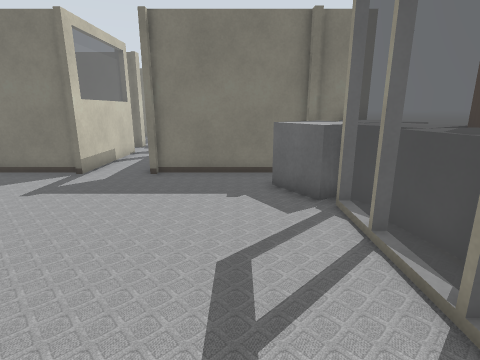
View 1 (above)

24 first-person views from a walk through a robot-simulator world made for Gazebo. The camera is 1.2 m above the floor, tilts 14° down and sees 80° across. The lines on the ground mark 1 m squares. The floor is counted in squares, 0.5 m on a side. Each view is taken from the middle of a square. On the plan, view 1 faces up. The plan holds only what a view shows up to about 18 squares ahead; the rest is blank. The place goes on beyond the plan.

View 2
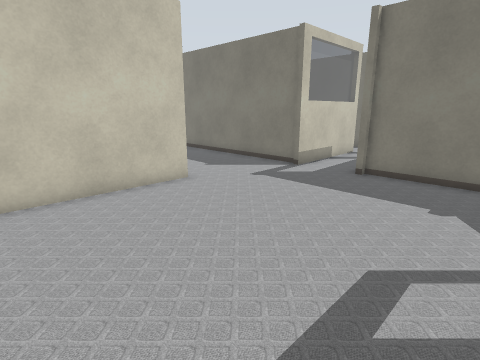

View 3
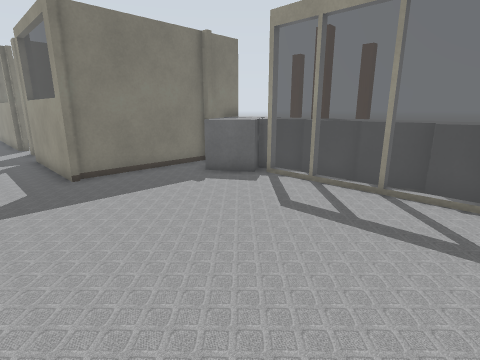

View 4
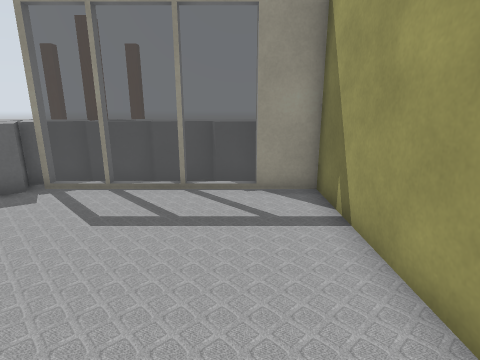

View 5
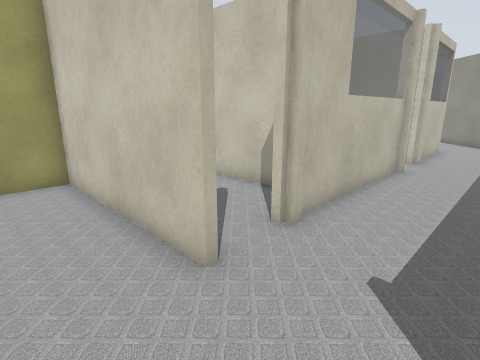

View 6
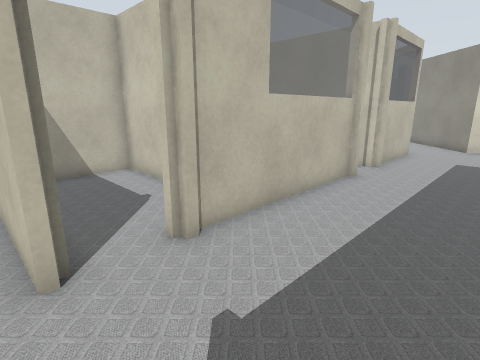

View 7
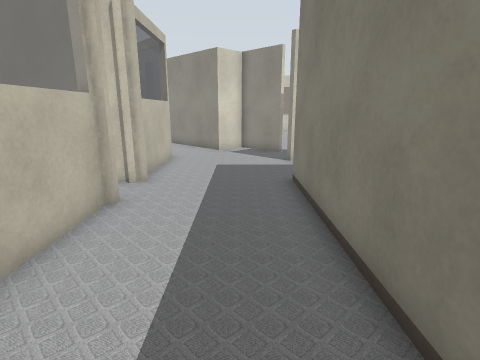

View 8
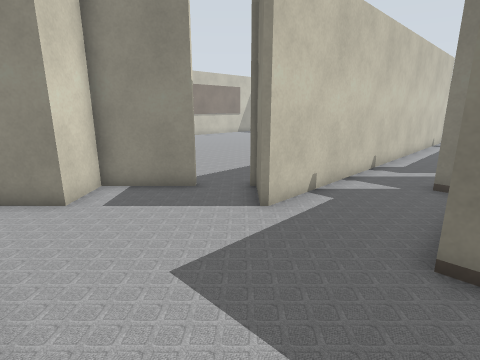

View 9
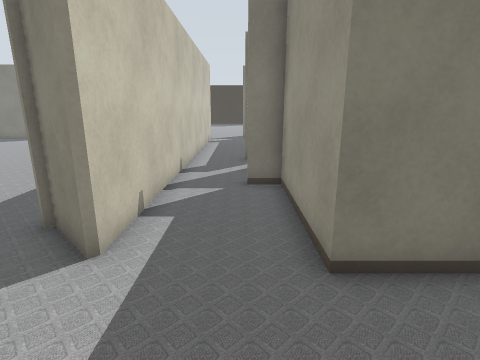

View 10
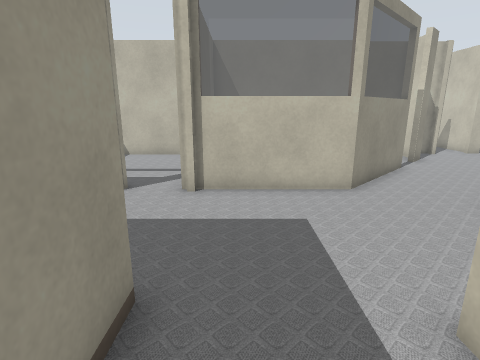

View 11
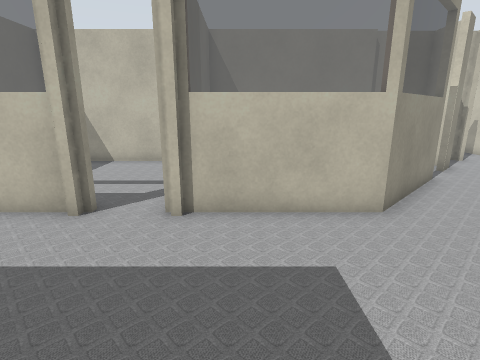

View 12
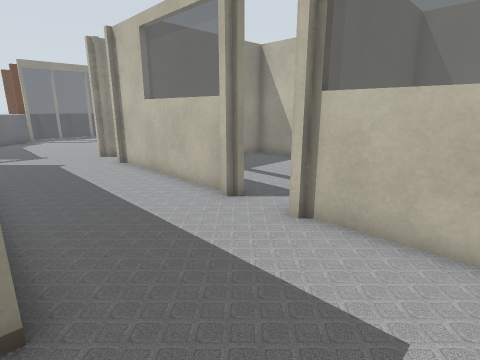

View 13
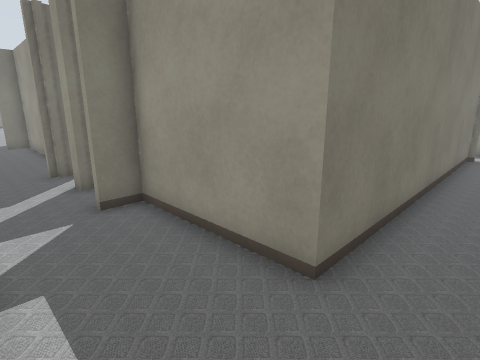

View 14
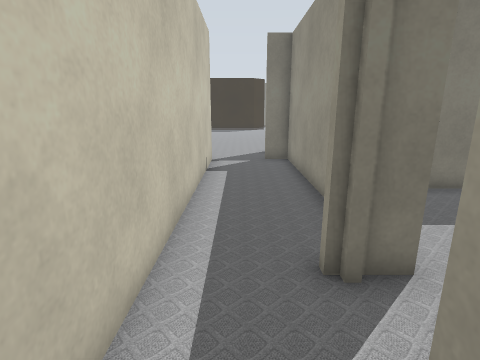

View 15
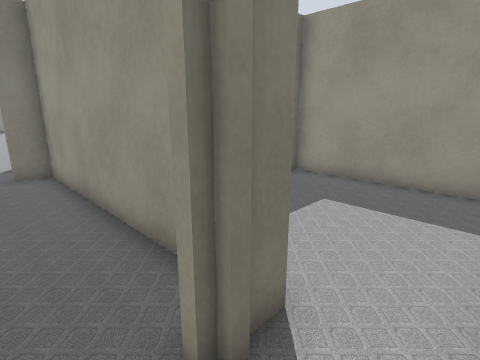

View 16
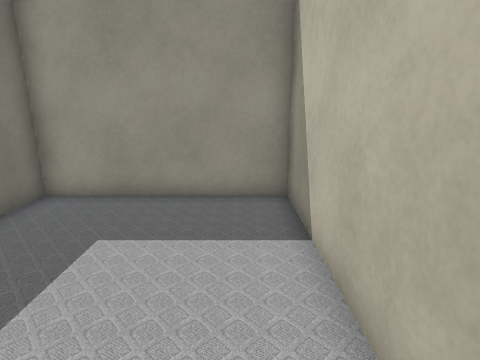

View 17
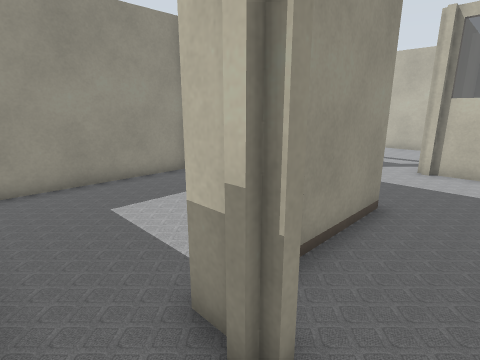

View 18
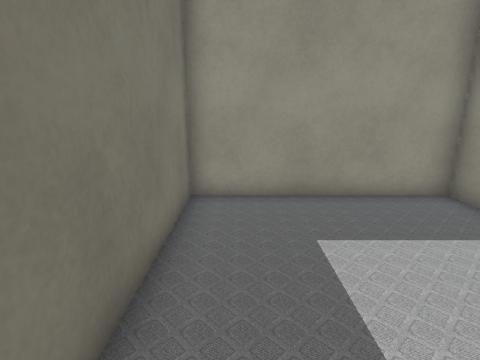

View 19
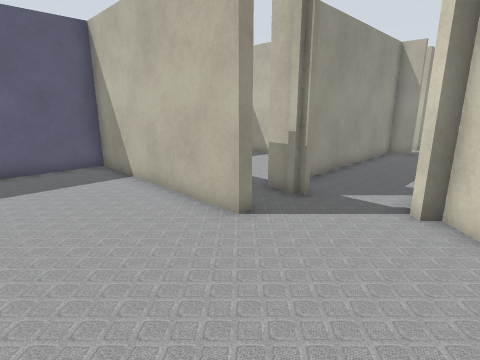

View 20
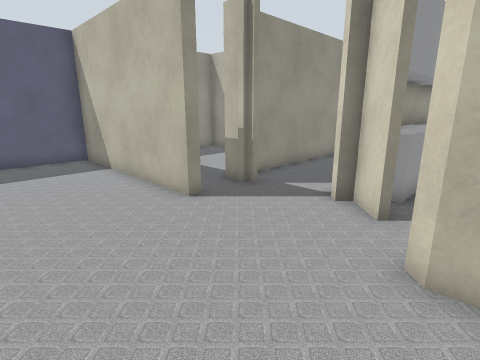

View 21
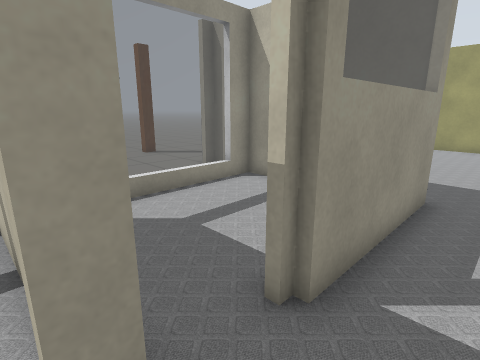

View 22
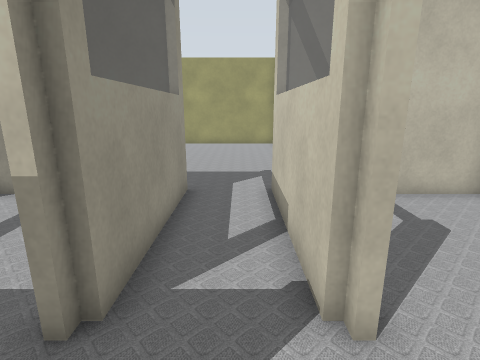

View 23
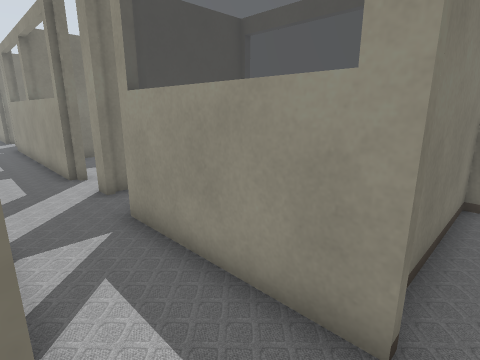

View 24
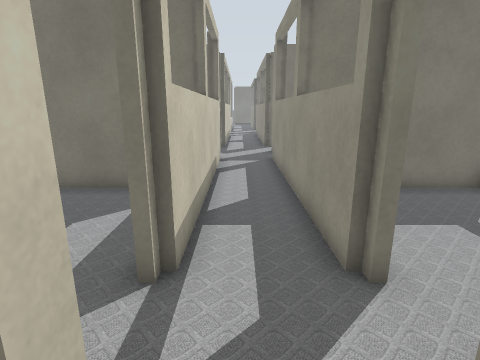

### Floor plan
Ten units are one square. View 1 is at (0, 0); x grows to the right and y downward. Boxes are objects, and circles mark ways between rooms. Rooms are numbered by the first view taken in them; rooms with no view inside come last. Other rooms are left out.
<svg viewBox="-297 -376 347 395">
<path fill="none" stroke="#000" d="M-34 -105 -34 -162M-75 -59 -75 14 -56 14M25 -108 -32 -108M29 -106 25 -106M-38 14 25 14 25 -5M-60 -162 -60 -105M-171 -56 -100 -56M-234 -112 -249 -126M-201 -162 -194 -162M-262 -113 -284 -91 -270 -78 -292 -56M-205 -181 -205 -189M-185 -184 -202 -184M-278 -22 -244 -56 -191 -56M-234 -196 -234 -114M-61 -108 -197 -108 -197 -160 -209 -160M-202 -312 -194 -312M-250 -317 -240 -307 -236 -310 -234 -307 -234 -196M-209 -210 -197 -210 -197 -309 -209 -309M-194 -208 -202 -208M-205 -330 -205 -335 -122 -335 -122 -371M-270 -338 -263 -338 -260 -334M-62 -210 -62 -205M-34 -209 -34 -311M-32 -205 -32 -210M-62 -189 -62 -181M-32 -181 -32 -189M-60 -311 -60 -209M-132 -111 -122 -111 -122 -185M-121 -184 -185 -184M-35 -111 -10 -111M25 -184 -29 -184M25 -111 25 -159M-120 -35 -120 14 -92 14"/>
<rect x="5" y="-105" width="30" height="40" fill="#bbb"><title>grey box</title></rect>
<rect x="25" y="-85" width="20" height="20" fill="#bbb"><title>grey box</title></rect>
<circle cx="-75" cy="-80" r="3" fill="#2a7"/>
<circle cx="-52" cy="-185" r="3" fill="#2a7"/>
<circle cx="-30" cy="-170" r="3" fill="#2a7"/>
<circle cx="-215" cy="-185" r="3" fill="#2a7"/>
<circle cx="-195" cy="-170" r="3" fill="#2a7"/>
<circle cx="-90" cy="-50" r="3" fill="#2a7"/>
<circle cx="-230" cy="-335" r="3" fill="#2a7"/>
<text x="-20" y="-60">1</text>
<text x="-190" y="-90">2</text>
<text x="-220" y="-270">3</text>
<text x="-210" y="-360">4</text>
<text x="-50" y="-240">5</text>
<text x="-160" y="-150">6</text>
<text x="-10" y="-150">7</text>
<text x="-100" y="-20">8</text>
</svg>
Room 1 opens to room 2. Room 1 opens to room 5. Room 1 opens to room 7. Room 2 opens to room 3. Room 2 opens to room 6. Room 2 opens to room 8. Room 3 opens to room 4.

Where each view was taken, in squares from view 1:
view 1: 0 up, 0 right, facing up
view 2: 0 up, 1 right, facing up-left
view 3: 0 up, 6 left, facing up-right
view 4: 1 up, 6 left, facing right
view 5: 9 up, 5 left, facing down-left
view 6: 10 up, 7 left, facing down-left
view 7: 9 up, 10 left, facing left
view 8: 6 up, 19 left, facing up-left
view 9: 7 up, 21 left, facing up
view 10: 14 up, 21 left, facing down
view 11: 12 up, 21 left, facing down
view 12: 11 up, 23 left, facing down-right
view 13: 9 up, 23 left, facing up-right
view 14: 17 up, 22 left, facing up
view 15: 19 up, 22 left, facing up-right
view 16: 20 up, 20 left, facing right
view 17: 18 up, 22 left, facing down-right
view 18: 17 up, 20 left, facing right
view 19: 38 up, 25 left, facing down-right
view 20: 38 up, 27 left, facing down-right
view 21: 19 up, 5 left, facing down-right
view 22: 19 up, 5 left, facing down
view 23: 10 up, 6 left, facing up-right
view 24: 17 up, 5 left, facing up
